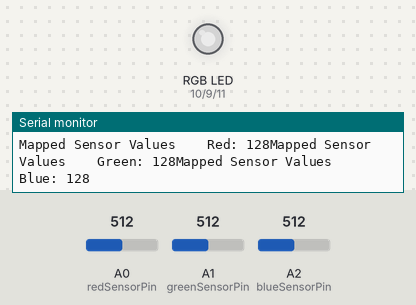
The sketch below on a simulated Arduino Uno, built with avr-gcc and run on an emulated ATmega328P. Parts: an RGB LED mixed from three pins (HIGH = lit), the last lines printed to the serial monitor. Inputs (shaded band) come from the test bench; at power-on: A0 (redSensorPin) = 512, A1 (greenSensorPin) = 512, A2 (blueSensorPin) = 512. Dim RGB values are drawn brighter than linear.

Above: at 1.2 s.
1.3 s: A0 (redSensorPin) set to 409
At 2.9 s:
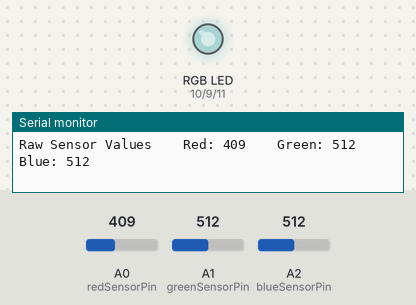
4.3 s: A0 (redSensorPin) set to 391
At 6.0 s:
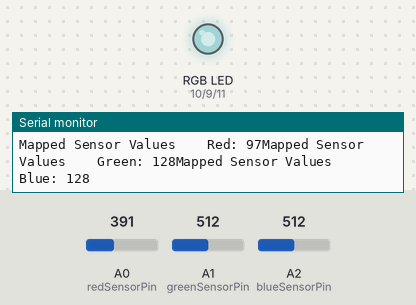
7.3 s: A1 (greenSensorPin) set to 413
At 8.4 s:
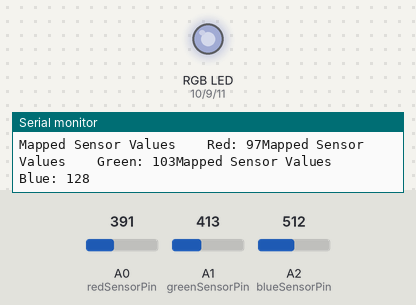
10.3 s: A1 (greenSensorPin) set to 385
At 12.0 s:
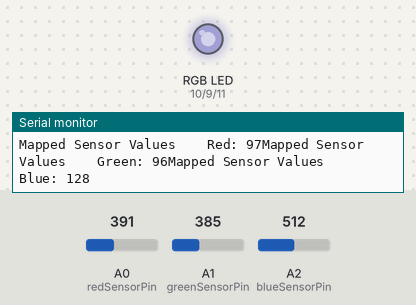
13.3 s: A2 (blueSensorPin) set to 411
At 14.9 s:
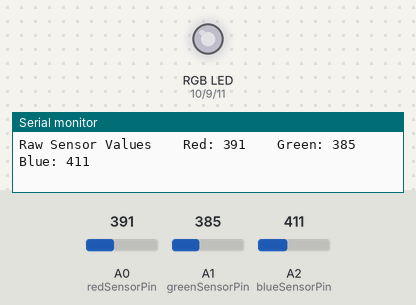
16.3 s: A2 (blueSensorPin) set to 390
At 17.7 s:
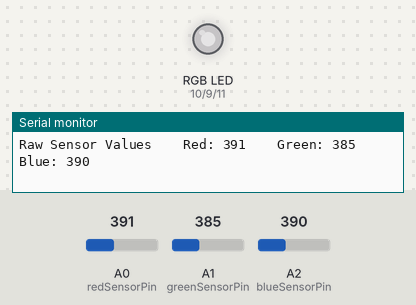
Timing chart, 0 to 19.0 s (numbered marks = the images above; inputs shaded):
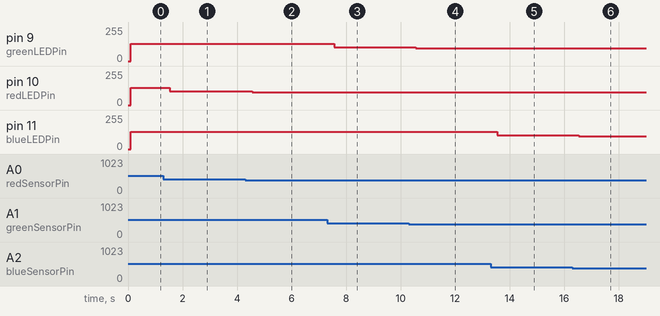

The sketch:

FarbmischendeLampe.ino
```cpp
const int greenLEDPin = 9;
const int redLEDPin = 10;
const int blueLEDPin = 11;

const int redSensorPin = A0;//done
const int greenSensorPin = A1;
const int blueSensorPin = A2;

int redValue = 0;
int greenValue = 0;
int blueValue = 0;

int redSensorValue = 0;//done
int greenSensorValue = 0;
int blueSensorValue = 0;

void setup() {
  Serial.begin(9600);
  pinMode(greenLEDPin,OUTPUT);
  pinMode(redLEDPin,OUTPUT);
  pinMode(blueLEDPin,OUTPUT);
}

void loop() {
 redSensorValue = analogRead(redSensorPin);
 delay(5);
 greenSensorValue = analogRead(greenSensorPin);
 delay(5);
 blueSensorValue = analogRead(blueSensorPin);

 Serial.print("Raw Sensor Values \t Red: ");
 Serial.print(redSensorValue);
 Serial.print(" \t Green: ");
 Serial.print(greenSensorValue);
 Serial.print(" \t Blue: ");
 Serial.println(blueSensorValue);

 redValue = redSensorValue / 4;
 greenValue = greenSensorValue / 4;
 blueValue = blueSensorValue / 4;

 Serial.print("Mapped Sensor Values \t Red: ");
 Serial.print(redValue);
  Serial.print("Mapped Sensor Values \t Green: ");
 Serial.print(greenValue);
  Serial.print("Mapped Sensor Values \t Blue: ");
 Serial.println(blueValue);

 analogWrite(redLEDPin,redValue);
 analogWrite(greenLEDPin,greenValue);
 analogWrite(blueLEDPin,blueValue);


}
```

Measured:
- after the input at 1.3 s, pin 10 (redLEDPin): 128/255 → 102/255 after 0.23 s
- after the input at 4.3 s, pin 10 (redLEDPin): 102/255 → 97/255 after 0.26 s
- after the input at 7.3 s, pin 9 (greenLEDPin): 128/255 → 103/255 after 0.26 s
- after the input at 10.3 s, pin 9 (greenLEDPin): 103/255 → 96/255 after 0.26 s
- after the input at 13.3 s, pin 11 (blueLEDPin): 128/255 → 102/255 after 0.25 s
- after the input at 16.3 s, pin 11 (blueLEDPin): 102/255 → 97/255 after 0.23 s
